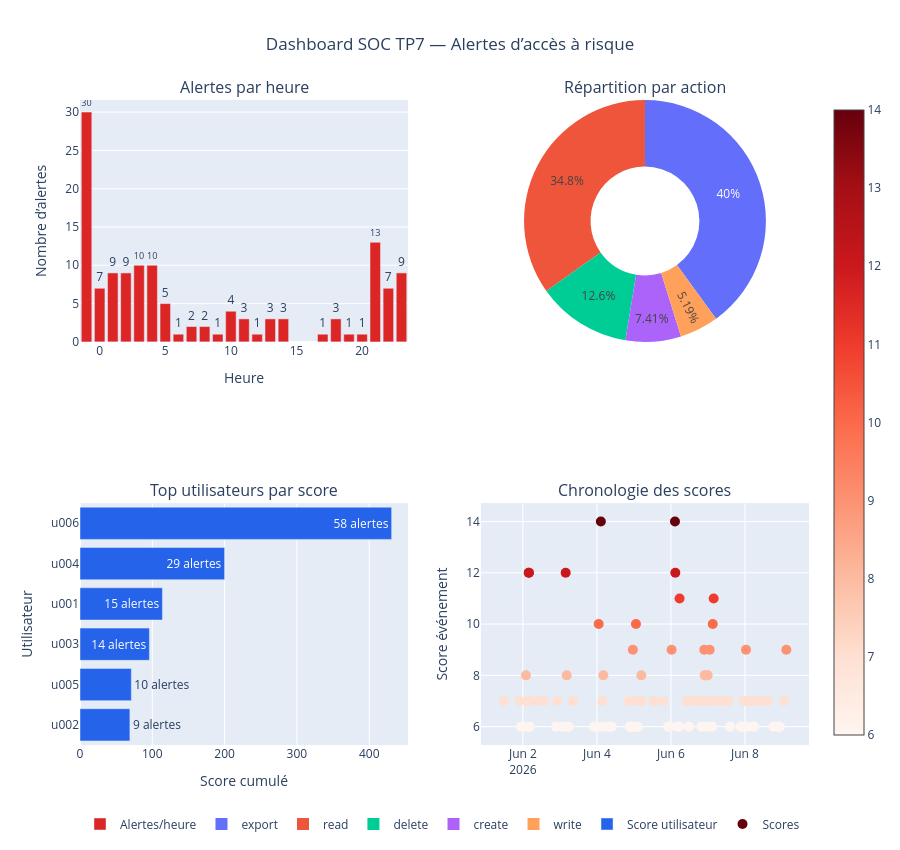

The notebook cell this image was saved under:
### Code cell
if filtered_df.empty:
    display(HTML("<b>Aucune alerte ne correspond aux filtres SOC.</b>"))
else:
    hourly = filtered_df.groupby("hour", as_index=False).size().rename(columns={"size": "alertes"})
    by_action = filtered_df.groupby("action", as_index=False).size().rename(columns={"size": "alertes"})
    by_user = top10.sort_values("total_score", ascending=True)

    fig = make_subplots(
        rows=2, cols=2,
        specs=[[{"type": "bar"}, {"type": "pie"}], [{"type": "bar"}, {"type": "scatter"}]],
        subplot_titles=("Alertes par heure", "Répartition par action", "Top utilisateurs par score", "Chronologie des scores")
    )
    fig.add_trace(go.Bar(x=hourly["hour"], y=hourly["alertes"], marker_color="#dc2626", name="Alertes/heure", text=hourly["alertes"], textposition="outside"), row=1, col=1)
    fig.add_trace(go.Pie(labels=by_action["action"], values=by_action["alertes"], hole=.45, name="Actions"), row=1, col=2)
    fig.add_trace(go.Bar(x=by_user["total_score"], y=by_user["user_id"], orientation="h", marker_color="#2563eb", name="Score utilisateur", text=by_user["nb_alertes"], texttemplate="%{text} alertes"), row=2, col=1)
    fig.add_trace(go.Scatter(
        x=filtered_df["timestamp"], y=filtered_df["risk_score"], mode="markers",
        marker={"size": 10, "color": filtered_df["risk_score"], "colorscale": "Reds", "showscale": True},
        customdata=filtered_df[["user_id", "action", "ip", "risk_reasons_text"]],
        hovertemplate="<b>%{customdata[0]}</b><br>Action=%{customdata[1]}<br>IP=%{customdata[2]}<br>Score=%{y}<br>%{customdata[3]}<extra></extra>",
        name="Scores"
    ), row=2, col=2)
    fig.update_layout(height=850, title_text="Dashboard SOC TP7 — Alertes d’accès à risque", title_x=.5, legend_orientation="h", hovermode="closest")
    fig.update_xaxes(title_text="Heure", row=1, col=1)
    fig.update_yaxes(title_text="Nombre d’alertes", row=1, col=1)
    fig.update_xaxes(title_text="Score cumulé", row=2, col=1)
    fig.update_yaxes(title_text="Utilisateur", row=2, col=1)
    fig.update_yaxes(title_text="Score événement", row=2, col=2)
    fig.show()

### Figure 1 — Plotly figure (JSON) as saved in the notebook; plotly's stock layout.template omitted (floating-point values rounded to 4 significant figures; data arrays with more than 128 entries replaced by an {"elided": "..."} marker saying what was removed)
{"data": [{"marker": {"color": "#dc2626"}, "name": "Alertes/heure", "text": [30.0, 7.0, 9.0, 9.0, 10.0, 10.0, 5.0, 1.0, 2.0, 2.0, 1.0, 4.0, 3.0, 1.0, 3.0, 3.0, 1.0, 3.0, 1.0, 1.0, 13.0, 7.0, 9.0], "textposition": "outside", "x": [-1, 0, 1, 2, 3, 4, 5, 6, 7, 8, 9, 10, 11, 12, 13, 14, 17, 18, 19, 20, 21, 22, 23], "y": [30, 7, 9, 9, 10, 10, 5, 1, 2, 2, 1, 4, 3, 1, 3, 3, 1, 3, 1, 1, 13, 7, 9], "type": "bar", "xaxis": "x", "yaxis": "y"}, {"hole": 0.45, "labels": ["create", "delete", "export", "read", "write"], "name": "Actions", "values": [10, 17, 54, 47, 7], "type": "pie", "domain": {"x": [0.55, 1.0], "y": [0.625, 1.0]}}, {"marker": {"color": "#2563eb"}, "name": "Score utilisateur", "orientation": "h", "text": [9.0, 10.0, 14.0, 15.0, 29.0, 58.0], "texttemplate": "%{text} alertes", "x": [69, 71, 96, 114, 200, 431], "y": ["u002", "u005", "u003", "u001", "u004", "u006"], "type": "bar", "xaxis": "x2", "yaxis": "y2"}, {"customdata": {"elided": "135x4 str values"}, "hovertemplate": "<b>%{customdata[0]}</b><br>Action=%{customdata[1]}<br>IP=%{customdata[2]}<br>Score=%{y}<br>%{customdata[3]}<extra></extra>", "marker": {"color": {"elided": "135 int values"}, "colorscale": [[0.0, "rgb(255,245,240)"], [0.125, "rgb(254,224,210)"], [0.25, "rgb(252,187,161)"], [0.375, "rgb(252,146,114)"], [0.5, "rgb(251,106,74)"], [0.625, "rgb(239,59,44)"], [0.75, "rgb(203,24,29)"], [0.875, "rgb(165,15,21)"], [1.0, "rgb(103,0,13)"]], "showscale": true, "size": 10}, "mode": "markers", "name": "Scores", "x": {"elided": "135 str values"}, "y": {"elided": "135 int values"}, "type": "scatter", "xaxis": "x3", "yaxis": "y3"}], "layout": {"xaxis": {"anchor": "y", "domain": [0.0, 0.45], "title": {"text": "Heure"}}, "yaxis": {"anchor": "x", "domain": [0.625, 1.0], "title": {"text": "Nombre d’alertes"}}, "xaxis2": {"anchor": "y2", "domain": [0.0, 0.45], "title": {"text": "Score cumulé"}}, "yaxis2": {"anchor": "x2", "domain": [0.0, 0.375], "title": {"text": "Utilisateur"}}, "xaxis3": {"anchor": "y3", "domain": [0.55, 1.0]}, "yaxis3": {"anchor": "x3", "domain": [0.0, 0.375], "title": {"text": "Score événement"}}, "annotations": [{"font": {"size": 16}, "showarrow": false, "text": "Alertes par heure", "x": 0.225, "xanchor": "center", "xref": "paper", "y": 1.0, "yanchor": "bottom", "yref": "paper"}, {"font": {"size": 16}, "showarrow": false, "text": "Répartition par action", "x": 0.775, "xanchor": "center", "xref": "paper", "y": 1.0, "yanchor": "bottom", "yref": "paper"}, {"font": {"size": 16}, "showarrow": false, "text": "Top utilisateurs par score", "x": 0.225, "xanchor": "center", "xref": "paper", "y": 0.375, "yanchor": "bottom", "yref": "paper"}, {"font": {"size": 16}, "showarrow": false, "text": "Chronologie des scores", "x": 0.775, "xanchor": "center", "xref": "paper", "y": 0.375, "yanchor": "bottom", "yref": "paper"}], "title": {"text": "Dashboard SOC TP7 — Alertes d’accès à risque", "x": 0.5}, "legend": {"orientation": "h"}, "height": 850, "hovermode": "closest"}}
